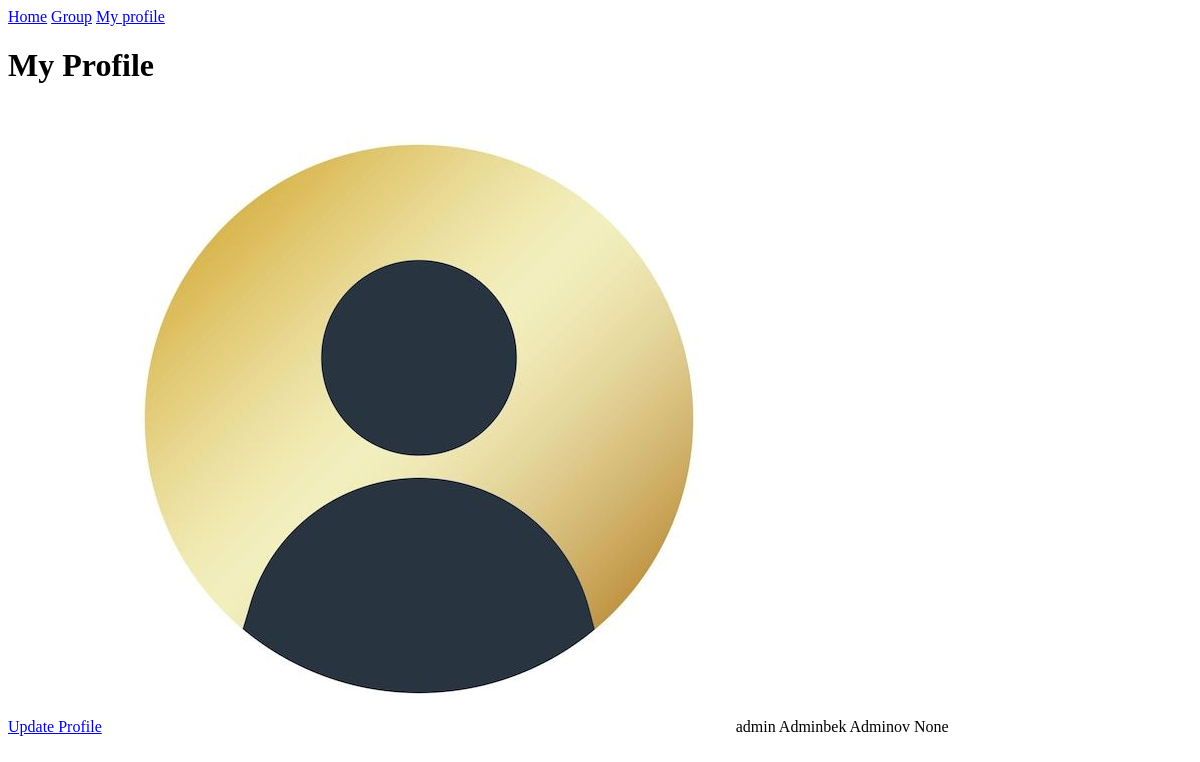
The app's page /my-profile (signed in), older data.
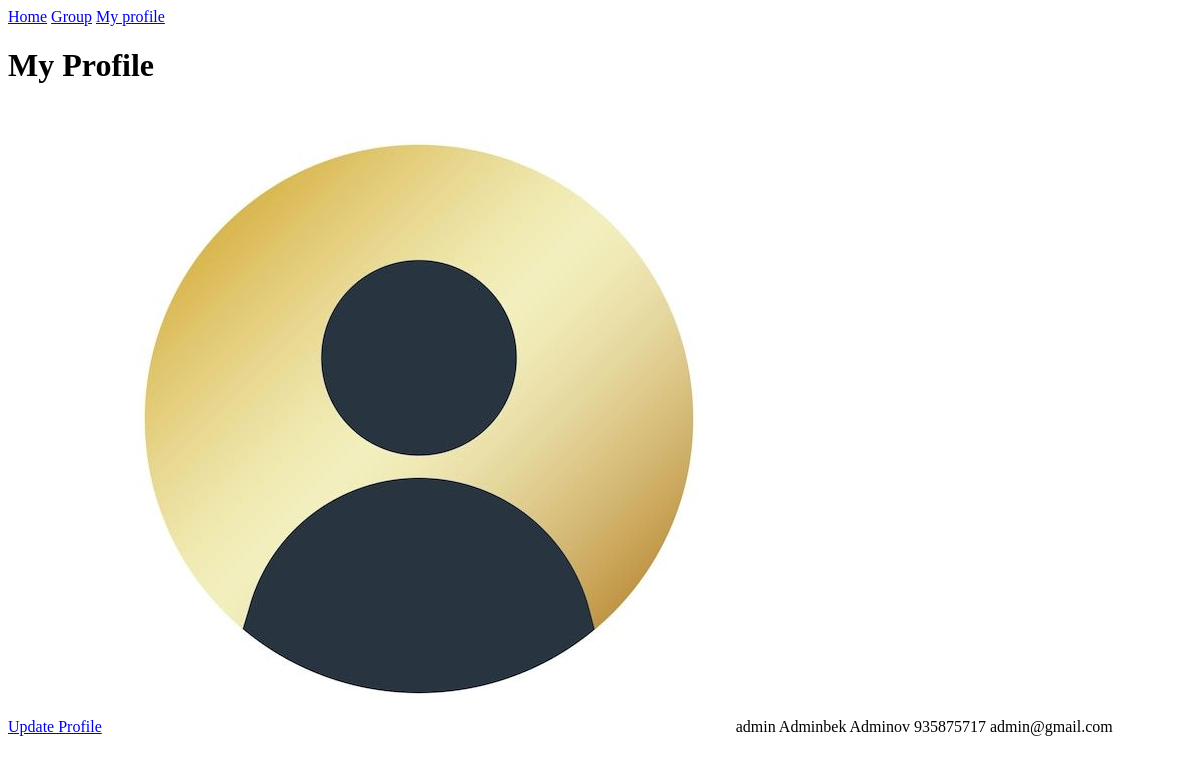
The same page, newer data.
### home/models.py (models this page shows)
class CustomUser(AbstractUser):
    ROLE_CHOICES = (
        ('MANAGER', 'Manager'),
        ('TEACHER', 'Teacher'),
        ('STUDENT', 'Student'),
    )
    role = models.CharField(max_length=10, choices=ROLE_CHOICES, default='STUDENT')
    phone_num = models.CharField(max_length=12, blank=True, null=True)
    profile_img = models.ImageField(upload_to='media/', default='default_user.jpg', blank=True)

### home/views.py (the view)
# urls.py: path('my-profile', my_profile_view, name='my-profile')
@login_required
def my_profile_view(request):
    context = {
        'user': request.user
    }
    return render(request, 'manager/my-profile.html', context)

### templates/manager/my-profile.html
{% extends 'mg-base.html' %}
{% block content %}
<h1>My Profile</h1>
<a href="{% url 'update-me' %}">Update Profile</a>
<img src="{{user.profile_img.url}}" alt="">
{{user.username}}
{{user.first_name}}
{{user.last_name}}
{{user.phone_num}}
{{user.email}}
{% endblock %}

Row changes from the older to the newer data that the page shows:
changed CustomUser "admin": phone_num "None" → "935875717"; email (not shown) → "admin@gmail.com"
